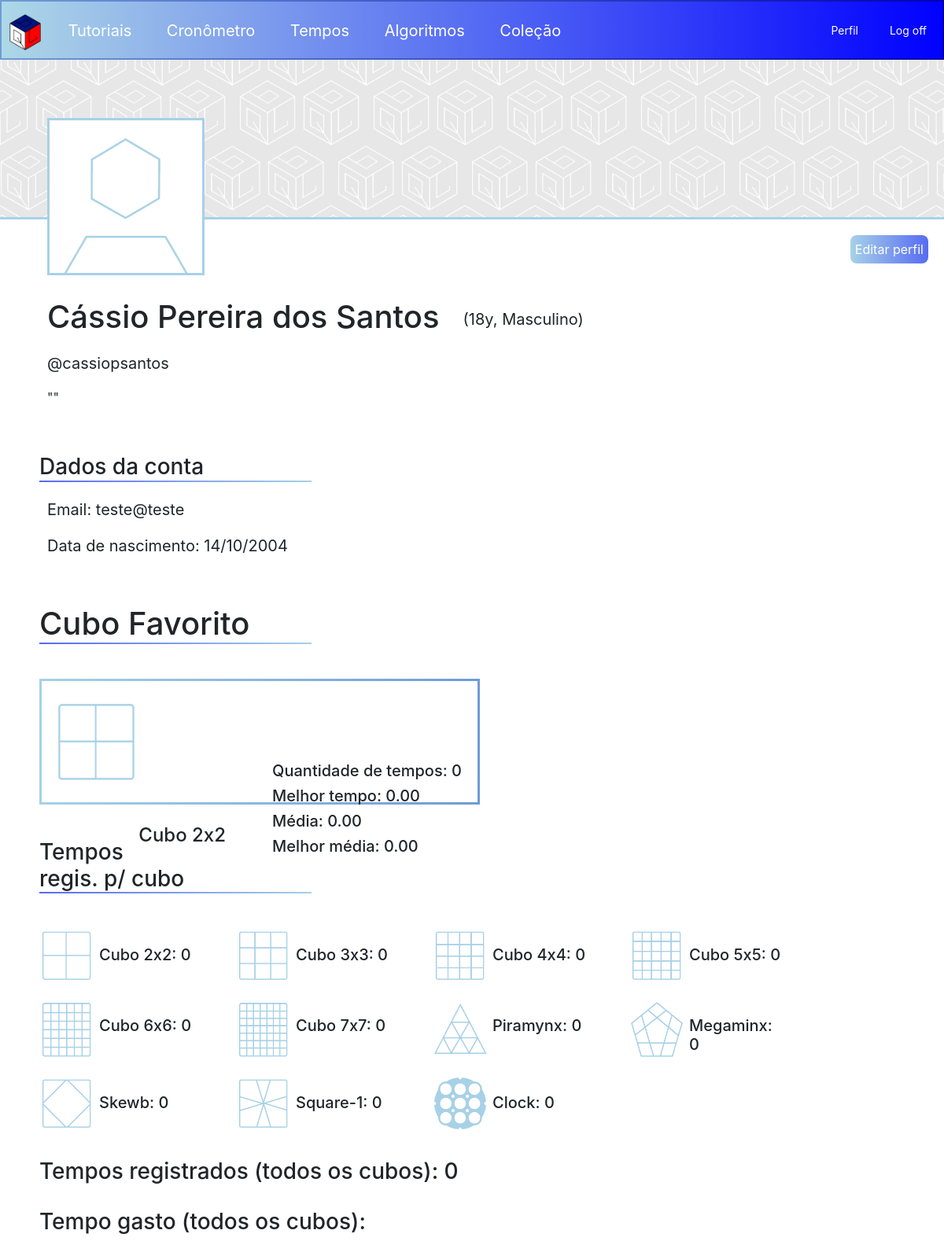
The app's page /perfil.php (signed in) with its own data.
### tables this page shows
create table usuarios (
	id int primary key not null auto_increment,
    nome_usuario varchar(20),
	nome_completo varchar(30),
    descricao text(200),
    foto varchar(25),
    email varchar(30),
    senha varchar(30),
    genero varchar(9),
    nascimento date
);

### perfil.php (the view, shortened to what this page needs)
<html>
<?php
include('conexao.php');
include('navbar.php');
$id_usuario = $_SESSION['id_usuario'];
$sql = "SELECT * FROM usuarios WHERE id='$id_usuario'";
$query = mysqli_query($conn, $sql);
$dados = mysqli_fetch_array($query);
$idade = date_diff(date_create($dados['nascimento']), date_create('now'))->y;
$sql_dados = "SELECT COUNT(tempo) AS quantidade_tempos FROM tempos WHERE id_usuario = '$id_usuario'";
$query_dados = mysqli_query($conn, $sql_dados);
$quantidade_tempos = mysqli_fetch_array($query_dados)['quantidade_tempos'];
$sql_dados = "SELECT SUM(tempo) AS tempo_gasto FROM tempos WHERE id_usuario = '$id_usuario'";
$query_dados = mysqli_query($conn, $sql_dados);
$tempo_gasto = mysqli_fetch_array($query_dados)['tempo_gasto'];
$sql_fav = "SELECT COUNT(tempo) AS qnt_tempos FROM tempos WHERE tipo_cubo = '2x2' AND id_usuario = '$id_usuario'";
$query_fav = mysqli_query($conn, $sql_fav);
$fav_2x2 = mysqli_fetch_array($query_fav)['qnt_tempos'];
$sql_fav = "SELECT COUNT(tempo) AS qnt_tempos FROM tempos WHERE tipo_cubo = '3x3' AND id_usuario = '$id_usuario'";
$query_fav = mysqli_query($conn, $sql_fav);
$fav_3x3 = mysqli_fetch_array($query_fav)['qnt_tempos'];
$sql_fav = "SELECT COUNT(tempo) AS qnt_tempos FROM tempos WHERE tipo_cubo = '4x4' AND id_usuario = '$id_usuario'";
$query_fav = mysqli_query($conn, $sql_fav);
$fav_4x4 = mysqli_fetch_array($query_fav)['qnt_tempos'];
$sql_fav = "SELECT COUNT(tempo) AS qnt_tempos FROM tempos WHERE tipo_cubo = '5x5' AND id_usuario = '$id_usuario'";
$query_fav = mysqli_query($conn, $sql_fav);
$fav_5x5 = mysqli_fetch_array($query_fav)['qnt_tempos'];
$sql_fav = "SELECT COUNT(tempo) AS qnt_tempos FROM tempos WHERE tipo_cubo = '6x6' AND id_usuario = '$id_usuario'";
$query_fav = mysqli_query($conn, $sql_fav);
$fav_6x6 = mysqli_fetch_array($query_fav)['qnt_tempos'];
$sql_fav = "SELECT COUNT(tempo) AS qnt_tempos FROM tempos WHERE tipo_cubo = '7x7' AND id_usuario = '$id_usuario'";
$query_fav = mysqli_query($conn, $sql_fav);
$fav_7x7 = mysqli_fetch_array($query_fav)['qnt_tempos'];
$sql_fav = "SELECT COUNT(tempo) AS qnt_tempos FROM tempos WHERE tipo_cubo = 'Piramynx' AND id_usuario = '$id_usuario'";
$query_fav = mysqli_query($conn, $sql_fav);
$fav_piramynx = mysqli_fetch_array($query_fav)['qnt_tempos'];
$sql_fav = "SELECT COUNT(tempo) AS qnt_tempos FROM tempos WHERE tipo_cubo = 'Megaminx' AND id_usuario = '$id_usuario'";
$query_fav = mysqli_query($conn, $sql_fav);
$fav_megaminx = mysqli_fetch_array($query_fav)['qnt_tempos'];
$sql_fav = "SELECT COUNT(tempo) AS qnt_tempos FROM tempos WHERE tipo_cubo = 'Square-1' AND id_usuario = '$id_usuario'";
$query_fav = mysqli_query($conn, $sql_fav);
$fav_square1 = mysqli_fetch_array($query_fav)['qnt_tempos'];
$sql_fav = "SELECT COUNT(tempo) AS qnt_tempos FROM tempos WHERE tipo_cubo = 'Skewb' AND id_usuario = '$id_usuario'";
$query_fav = mysqli_query($conn, $sql_fav);
$fav_skewb = mysqli_fetch_array($query_fav)['qnt_tempos'];
$sql_fav = "SELECT COUNT(tempo) AS qnt_tempos FROM tempos WHERE tipo_cubo = 'Clock' AND id_usuario = '$id_usuario'";
$query_fav = mysqli_query($conn, $sql_fav);
$fav_clock = mysqli_fetch_array($query_fav)['qnt_tempos'];
$temp = max($fav_2x2, $fav_3x3, $fav_4x4, $fav_5x5, $fav_6x6, $fav_7x7, $fav_piramynx, $fav_megaminx, $fav_square1, $fav_skewb, $fav_clock);
switch ($temp) {
    case $fav_2x2:
        $cubo_favorito = '2x2';
        $nome_cubo = 'Cubo 2x2';
        break;
}
$sql_cubo = "SELECT melhor_tempo FROM melhor_tempo WHERE id_usuario = '$id_usuario' AND tipo_cubo = '$cubo_favorito'";
$query_cubo = mysqli_query($conn, $sql_cubo);
$melhor_tempo = number_format((float)tempoFinal(mysqli_fetch_array($query_cubo)['melhor_tempo']), 2);
$sql_cubo = "SELECT melhor_media FROM melhor_media WHERE id_usuario = '$id_usuario' AND tipo_cubo = '$cubo_favorito'";
$query_cubo = mysqli_query($conn, $sql_cubo);
$melhor_media = number_format((float)tempoFinal(mysqli_fetch_array($query_cubo)['melhor_media']), 2);
$sql_cubo = "SELECT AVG(tempo) AS media FROM tempos WHERE id_usuario = '$id_usuario' AND tipo_cubo = '$cubo_favorito'";
$query_cubo = mysqli_query($conn, $sql_cubo);
$media = number_format((float)tempoFinal(mysqli_fetch_array($query_cubo)['media']), 2);
?>
<head>
</head>
<body>
<div class="header_perfil">
    <img class="imagem_perfil" alt="foto de perfil" src="uploads/<?php echo $dados['foto'] ?>">
</div>
<div class="capa_perfil">
</div>
<a class="botao btn_editar" href="editar_perfil.php">Editar perfil</a>
<div class="nome_completo">
    <h1><?php echo $dados['nome_completo']?></h1>
    <p class="idade_perfil">(<?php echo $idade.'y' ?>, <?php echo $dados['genero'] ?>)</p>
</div>
<div class="nome_usuario">
    <p><?php echo "@".$dados['nome_usuario']?></p>
</div>
<div class="descricao">
    <p class="desc_texto">"<?php echo $dados['descricao']?>"</hp>
</div>
<br>
<h3 class="titulo">Dados da conta</h3>
<div class="nome_usuario">
    <p>Email: <?php echo $dados['email']?></p>
    <p>Data de nascimento: <?php echo date_format(date_create($dados['nascimento']), "d/m/Y")?></p>
</div>
<br>
<h1 class="titulo">Cubo Favorito</h1>
<br>
<div class="cubo_favorito">
    <img class="img_cubo_fav" src="imagens/<?php echo $cubo_favorito?>.png" alt="cubo_favorito">
    <h4 class="nome_cubo_fav"><?php echo $nome_cubo ?></h4>
    <div class="dados_cubo_fav">
        <h5 class="">Quantidade de tempos: <?php echo $temp ?></h5>
        <h5 class="">Melhor tempo: <?php echo $melhor_tempo ?></h5>
        <h5 class="">Média: <?php echo $media ?></h5>
        <h5 class="">Melhor média: <?php echo $melhor_media ?></h5>
    </div>
</div>
<br>
<h3 class="titulo">Tempos regis. p/ cubo</h3>
<br>
<div class="tempos_p_cubo">
    <div class="tempo_cubo">
        <img class="img_tempos_cubo" src="imagens/2x2.png" alt="2x2">
        <h5 class="nome_tempos_cubo">Cubo 2x2: <?php echo $fav_2x2 ?></h5>
    </div>
    <div class="tempo_cubo">
        <img class="img_tempos_cubo" src="imagens/3x3.png" alt="3x3">
        <h5 class="nome_tempos_cubo">Cubo 3x3: <?php echo $fav_3x3 ?></h5>
    </div>
    <div class="tempo_cubo">
        <img class="img_tempos_cubo" src="imagens/4x4.png" alt="4x4">
        <h5 class="nome_tempos_cubo">Cubo 4x4: <?php echo $fav_4x4 ?></h5>
    </div>
    <div class="tempo_cubo">
        <img class="img_tempos_cubo" src="imagens/5x5.png" alt="5x5">
        <h5 class="nome_tempos_cubo">Cubo 5x5: <?php echo $fav_5x5 ?></h5>
    </div>
</div>
<div class="tempos_p_cubo">
    <div class="tempo_cubo">
        <img class="img_tempos_cubo" src="imagens/6x6.png" alt="6x6">
        <h5 class="nome_tempos_cubo">Cubo 6x6: <?php echo $fav_6x6 ?></h5>
    </div>
    <div class="tempo_cubo">
        <img class="img_tempos_cubo" src="imagens/7x7.png" alt="7x7">
        <h5 class="nome_tempos_cubo">Cubo 7x7: <?php echo $fav_7x7 ?></h5>
    </div>
    <div class="tempo_cubo">
        <img class="img_tempos_cubo" src="imagens/piramynx.png" alt="Piramynx">
        <h5 class="nome_tempos_cubo">Piramynx: <?php echo $fav_piramynx ?></h5>
    </div>
    <div class="tempo_cubo">
        <img class="img_tempos_cubo" src="imagens/megaminx.png" alt="megaminx">
        <h5 class="nome_tempos_cubo">Megaminx: <?php echo $fav_megaminx ?></h5>
    </div>
</div>
<div class="tempos_p_cubo">
    <div class="tempo_cubo">
        <img class="img_tempos_cubo" src="imagens/skewb.png" alt="skewb">
        <h5 class="nome_tempos_cubo">Skewb: <?php echo $fav_skewb ?></h5>
    </div>
    <div class="tempo_cubo">
        <img class="img_tempos_cubo" src="imagens/square1.png" alt="square-1">
        <h5 class="nome_tempos_cubo">Square-1: <?php echo $fav_square1 ?></h5>
    </div>
    <div class="tempo_cubo">
        <img class="img_tempos_cubo" src="imagens/clock.png" alt="clock">
        <h5 class="nome_tempos_cubo">Clock: <?php echo $fav_clock ?></h5>
    </div>
</div>
<h3 class="quantidade_tempos_perfil">Tempos registrados (todos os cubos): <?php echo $quantidade_tempos ?></h3>
<h3 class="quantidade_tempos_perfil">Tempo gasto (todos os cubos): <?php echo tempoFinal($tempo_gasto) ?></h3>
<br>
<br>
<br>
<br>
</body>
</html>

### conexao.php (shortened to what this page needs)
<?php
function tempoFinal($init) {
    if ($init > 3599) {
    $secs = floor($init);
    $milli = (int) (($init - $secs) * 101);
    $hours = (int) ($secs / 3600);
    $minutes = (($secs / 60) % 60);
    $seconds = $secs % 60;
    if ($minutes > 1) {
        if ($seconds < 10) {
            $seconds = '0'.$seconds;
        }
    }
    if ($hours > 1) {
        if ($minutes < 10) {
            $minutes = '0'.$minutes;
        }
        if ($seconds < 10) {
            $seconds = '0'.$seconds;
        }
    }
    $tempo_final = "$hours:$minutes:$seconds.$milli";
    return $tempo_final;
    } else {
    $tempo_final = $init;
    return $tempo_final;
    }
}
?>
<head>
    <link rel="stylesheet" href="https://maxcdn.bootstrapcdn.com/bootstrap/4.5.2/css/bootstrap.min.css">
</head>

### navbar.php (shortened to what this page needs)
<div id="tempo_comeca1">
<link rel="stylesheet" href="css.css">
<div class="topnav">
  <img src="imagens/logo.png" alt="Logo QBLearning" class="navlogo">
  <a class="navbtn" href="tutorial.php">Tutoriais</a>
  <a class="navbtn" href="cronometro.php">Cronômetro</a>
  <a class="navbtn" href="tempos.php">Tempos</a>
  <a class="navbtn" href="algoritmos.php">Algoritmos</a>
  <a class="navbtn" href="colecao.php">Coleção</a>
  <a class="navbtn logoff" href="logout.php">Log off</a>
  <a class="navbtn logoff" href="perfil.php">Perfil</a>
</div>
</div>

### css.css (style rules this page uses)
.botao { color: white; background-image: linear-gradient(to right, #A7D1E7, #566BF3); padding: 6px; border-radius: 8px; margin-right: 0; border-width: 0; }
.topnav { background-image: linear-gradient(to right, #add8e6, #0000ff); padding-top: 6px; border: 2px; border-image-slice: 1; border-image-source: linear-gradient(to right, #6F9BD6, #0000B2); border-style: solid; }
.navbtn { padding: 10px; color: white; font-size: 20px; border-radius: 10px; margin: 10px; }
.navlogo { width: 40px; margin: 10px; margin-right: 10px; }
.logoff { font-size: 14px; float: right; margin-top: 10px; }
.titulo { margin-left: 50px; margin-right: 67%; margin-top: 20px; margin-bottom: 20px; border-bottom-style: solid; border-width: 2px; padding-right: 50px; border-image-slice: 1; border-image-source: linear-gradient(to left, #A7D1E7, #566BF3); }
.header_perfil { position: absolute; width: 470px; left: 5%; top: 150px; }
.imagem_perfil { width: 200px; border-style: solid; border-width: 3px; border-color: #A7D1E7; }
.capa_perfil { padding: 100px; border-bottom-style: solid; border-bottom-width: 3px; border-bottom-color: #A7D1E7; background-color: #e7e7e7; background-image: url("imagens/capa_default.png"); background-size: 170px; background-repeat: repeat; }
.btn_editar { float: right; margin: 20px; }
.nome_usuario { font-size: 20px; margin-top: 10px; margin-left: 5%; }
.nome_completo { display: flex; width: 900px; margin-top: 100px; margin-left: 5%; }
.idade_perfil { margin-top: 12px; margin-left: 30px; font-size: 20px; }
.descricao { width: 500px; margin-left: 5%; }
.cubo_favorito { margin-left: 50px; width: 560px; height: 160px; border-style: solid; border-width: 3px; border-image-slice: 1; border-image-source: linear-gradient(to left, #6F9BD6, #A7D1E7); }
.img_cubo_fav { margin-left: 15px; margin-top: 22px; width: 110px; }
.nome_cubo_fav { float: right; margin-right: 320px; margin-top: 50px; }
.dados_cubo_fav { float: right; margin-top: -117px; margin-right: 20px; }
.img_tempos_cubo { width: 70px; }
.nome_tempos_cubo { margin-top: 22px; margin-left: 6px; }
.tempo_cubo { display: flex; margin-left: 50px; margin-bottom: 20px; width: 200px; }
.tempos_p_cubo { display: flex; }
.quantidade_tempos_perfil { margin-left: 50px; margin-top: 15px; margin-bottom: 30px; }

### records on screen
usuarios: foto (placeholder picture), nome_completo "Cássio Pereira dos Santos", nascimento "18", genero "Masculino", nome_usuario "cassiopsantos", email "teste@teste", nascimento "14/10/2004"

### other values on screen
$nome_cubo "Cubo 2x2"
$temp "0"
$melhor_tempo "0.00"
$media "0.00"
$melhor_media "0.00"
$fav_2x2 "0"
$fav_3x3 "0"
$fav_4x4 "0"
$fav_5x5 "0"
$fav_6x6 "0"
$fav_7x7 "0"
$fav_piramynx "0"
$fav_megaminx "0"
$fav_skewb "0"
$fav_square1 "0"
